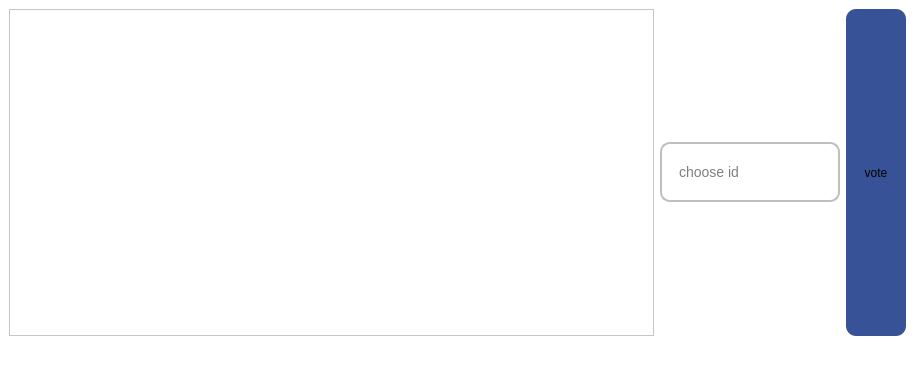
<?xml version="1.0" encoding="UTF-8"?>
<ui version="4.0">
 <class>VoteWindow</class>
 <widget class="QMainWindow" name="VoteWindow">
  <property name="geometry">
   <rect>
    <x>0</x>
    <y>0</y>
    <width>915</width>
    <height>367</height>
   </rect>
  </property>
  <property name="windowTitle">
   <string>MainWindow</string>
  </property>
  <property name="styleSheet">
   <string notr="true">background-color: rgb(255, 255, 255);</string>
  </property>
  <widget class="QWidget" name="centralwidget">
   <layout class="QHBoxLayout" name="horizontalLayout">
    <item>
     <widget class="QTableWidget" name="tableWidget">
      <property name="styleSheet">
       <string notr="true">color: rgb(0, 0, 0);</string>
      </property>
     </widget>
    </item>
    <item>
     <widget class="QLineEdit" name="lineEdit">
      <property name="maximumSize">
       <size>
        <width>180</width>
        <height>60</height>
       </size>
      </property>
      <property name="styleSheet">
       <string notr="true">QLineEdit {
    color: rgb(0, 0, 0);
    font-size: 14px;
    border-radius: 10px;
    padding-left: 15px;
    border: 2px solid rgb(191, 191, 191); /* Границы серого цвета */
    background-color: rgb(255, 255, 255);
}
</string>
      </property>
      <property name="placeholderText">
       <string>choose id</string>
      </property>
     </widget>
    </item>
    <item>
     <widget class="QPushButton" name="pushButton">
      <property name="sizePolicy">
       <sizepolicy hsizetype="Fixed" vsizetype="Minimum">
        <horstretch>0</horstretch>
        <verstretch>0</verstretch>
       </sizepolicy>
      </property>
      <property name="minimumSize">
       <size>
        <width>60</width>
        <height>180</height>
       </size>
      </property>
      <property name="styleSheet">
       <string notr="true">
QPushButton {
	
	background-color: rgb(56, 82 , 151);
	border-radius:10px
}

QPushButton:hover {
	
	background-color: rgb(60, 85, 157);
}</string>
      </property>
      <property name="text">
       <string>vote</string>
      </property>
     </widget>
    </item>
   </layout>
  </widget>
  <widget class="QMenuBar" name="menubar">
   <property name="geometry">
    <rect>
     <x>0</x>
     <y>0</y>
     <width>915</width>
     <height>21</height>
    </rect>
   </property>
  </widget>
  <widget class="QStatusBar" name="statusbar"/>
 </widget>
 <resources/>
 <connections/>
</ui>
